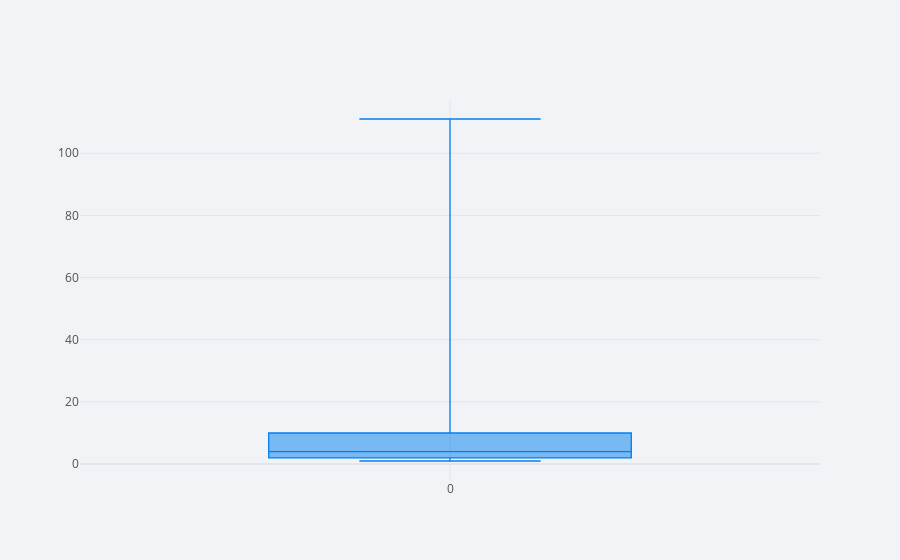

Notebook code for this chart:
### Code cell
df1 = pd.DataFrame([1,2,1,2,4,5,8,10,11,2,1,3,4,5,2,110,111,101])
df1.iplot(kind='box')
sns.boxplot(data = a)

### Figure 1 — Plotly figure (JSON) as saved in the notebook; plotly's stock layout.template omitted (floating-point values rounded to 4 significant figures)
{"data": [{"boxpoints": false, "line": {"width": 1.3}, "marker": {"color": "rgba(0, 128, 240, 1.0)"}, "name": "0", "orientation": "v", "type": "box", "y": [1, 2, 1, 2, 4, 5, 8, 10, 11, 2, 1, 3, 4, 5, 2, 110, 111, 101]}], "layout": {"legend": {"bgcolor": "#F2F3F7", "font": {"color": "#505050"}}, "paper_bgcolor": "#F2F3F7", "plot_bgcolor": "#F2F3F7", "title": {"font": {"color": "#484848"}}, "xaxis": {"gridcolor": "#E1E5ED", "showgrid": true, "tickfont": {"color": "#505050"}, "title": {"font": {"color": "#505050"}, "text": ""}, "zerolinecolor": "#E1E5ED"}, "yaxis": {"gridcolor": "#E1E5ED", "showgrid": true, "tickfont": {"color": "#505050"}, "title": {"font": {"color": "#505050"}, "text": ""}, "zerolinecolor": "#E1E5ED"}}}
